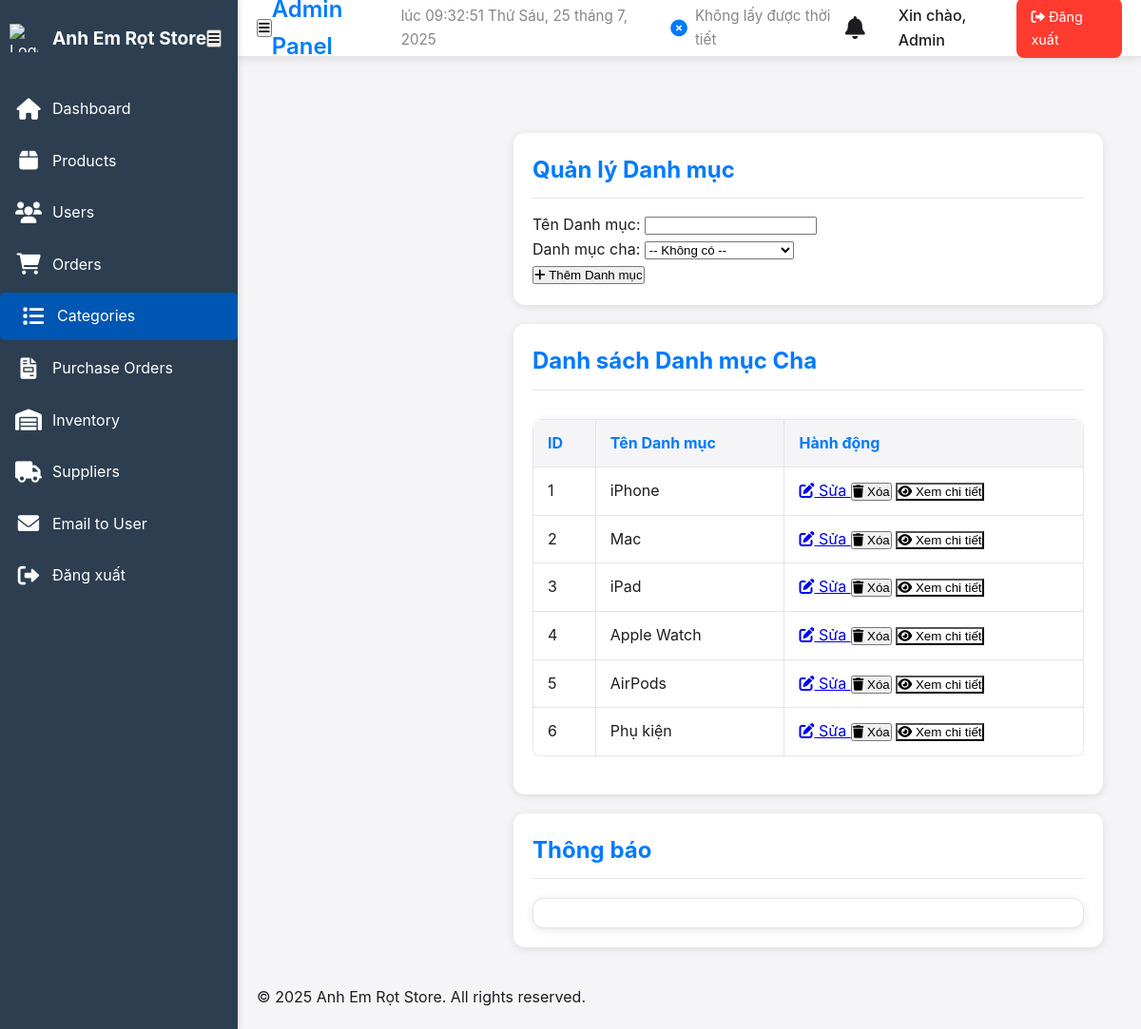
Page /admin/manage_categories.php (signed in) on the earlier database version.
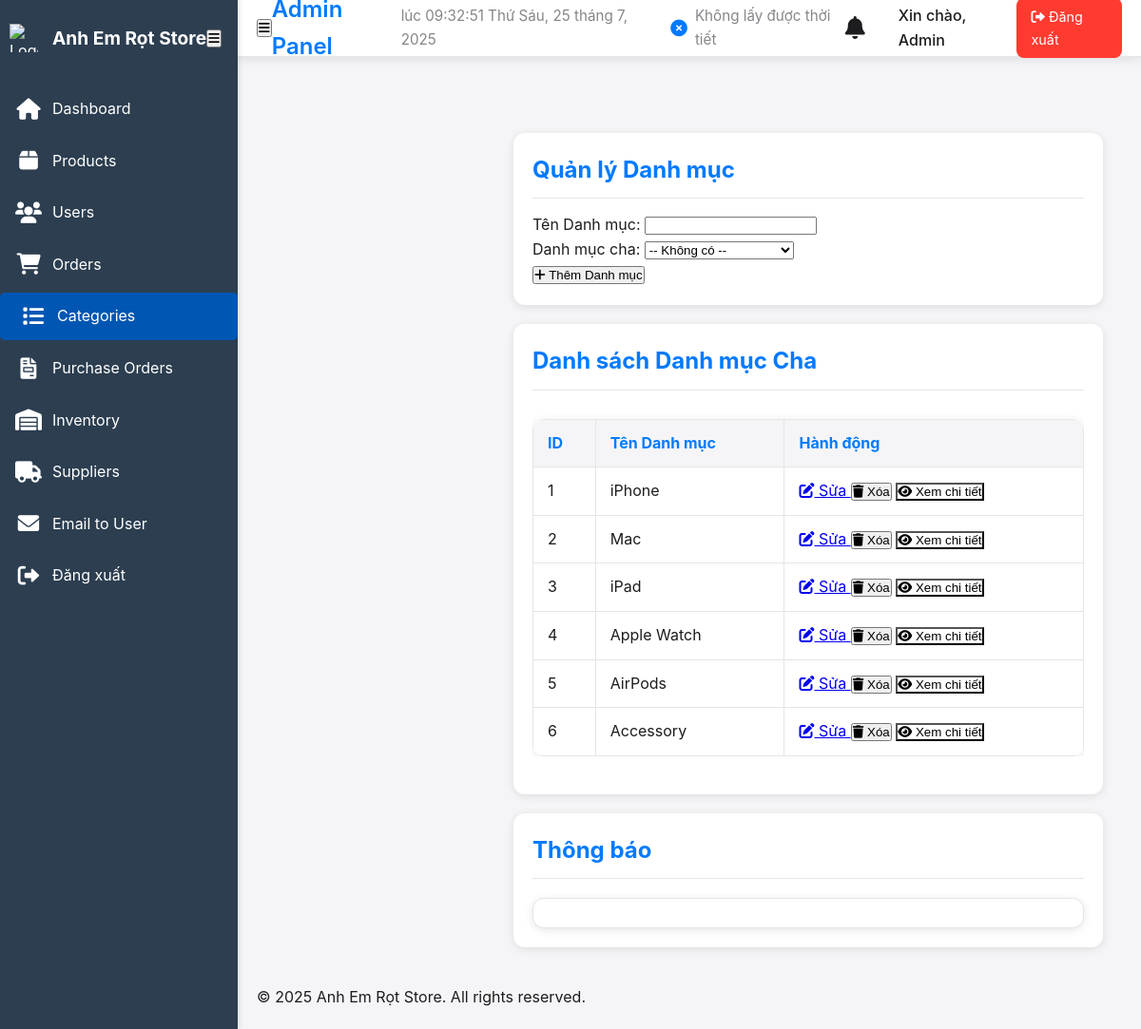
Same page on the later database version.
### tables this page shows
CREATE TABLE `categories` (
  `id` int(11) NOT NULL,
  `name` varchar(100) NOT NULL,
  `parent_id` int(11) DEFAULT NULL,
  `is_active` tinyint(1) DEFAULT 1,
  `slug` varchar(120) NOT NULL
);

### admin/manage_categories.php (the view, shortened to what the changed rows need)
<?php
require_once '../config/db.php';
require 'admin_header.php';
class CategoryController {
    private $conn;
    public function __construct($conn, $user_id) {
        $this->conn = $conn;
    }
    public function getCategories($exclude_id = null, $only_parents = false) {
        $categories = [];
        $sql = "SELECT id, name, parent_id, slug FROM categories WHERE is_active = 1";
        $params = [];
        $types = '';
        if ($only_parents) {
            $sql .= " AND parent_id IS NULL";
        }
        $sql .= " ORDER BY id ASC";
        if (!empty($params)) {
            $stmt = $this->conn->prepare($sql);
            if (!$stmt) {
                error_log("Failed to prepare getCategories statement: " . $this->conn->error);
                return [];
            }
            $stmt->bind_param($types, ...$params);
            $stmt->execute();
            $result = $stmt->get_result();
        } else {
            $result = $this->conn->query($sql);
        }
        if ($result) {
            while ($row = $result->fetch_assoc()) {
                $categories[] = $row;
            }
        } else {
            error_log("Failed to getCategories: " . $this->conn->error);
        }
        return $categories;
    }
}
$user_id = $_SESSION['user_id'] ?? 0;
$categoryController = new CategoryController($conn, $user_id);
$parent_categories = $categoryController->getCategories(null, true);
?>
<main class="admin-container">
    <section class="card">
        <h2>Quản lý Danh mục</h2>
    </section>
    <section class="card mt-4">
        <h2>Danh sách Danh mục Cha</h2>
        <?php if (empty($parent_categories)): ?>
            <p>Không có danh mục cha nào.</p>
        <?php else: ?>
            <div class="table-responsive">
                <table class="data-table">
                    <thead>
                        <tr>
                            <th>ID</th>
                            <th>Tên Danh mục</th>
                            <th>Hành động</th>
                        </tr>
                    </thead>
                    <tbody>
                        <?php foreach ($parent_categories as $category): ?>
                            <tr>
                                <td><?= htmlspecialchars($category['id']) ?></td>
                                <td><?= htmlspecialchars($category['name']) ?></td>
                                <td class="actions">
                                    <a href="manage_categories.php?action=edit&id=<?= htmlspecialchars($category['id']) ?>" class="action-button edit-button small">
                                        <i class="fas fa-edit"></i> Sửa
                                    </a>
                                    <form action="manage_categories.php" method="POST" style="display:inline-block;" onsubmit="return confirm('Bạn có chắc chắn muốn xóa danh mục này?');">
                                        <button type="submit" name="delete_category" class="action-button delete-button small">
                                            <i class="fas fa-trash"></i> Xóa
                                        </button>
                                    </form>
                                    <button class="action-button view-button small" data-category-id="<?= htmlspecialchars($category['id']) ?>" data-category-name="<?= htmlspecialchars($category['name']) ?>">
                                        <i class="fas fa-eye"></i> Xem chi tiết
                                    </button>
                                </td>
                            </tr>
                        <?php endforeach; ?>
                    </tbody>
                </table>
            </div>
        <?php endif; ?>
    </section>
    <section class="card mt-4">
        <h2>Thông báo</h2>
    </section>
</main>
<link rel="stylesheet" href="../css/admin.css">
</body>
</html>

Differences in the rows shown:
changed categories id 6: name "Phụ kiện" → "Accessory"
